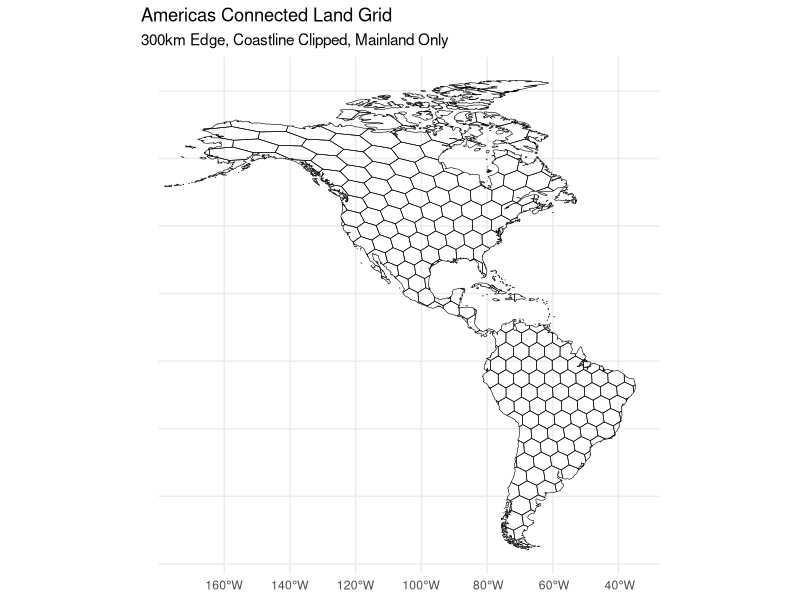

Write the R code that produced this figure. (Note: this script raises an error after producing the figure.)
# 安装缺失的包（如果需要）：
# install.packages(c("sf", "rnaturalearth", "rnaturalearthdata", "dplyr", "spdep", "ggplot2"))

library(sf)
library(rnaturalearth)
library(dplyr)
library(spdep)
library(ggplot2)
library(igraph)

############################ map of the americas ############################

# ==========================================
# 1. 获取地图并进行初步过滤
# ==========================================
# 获取中等精度的全球地图
world <- ne_countries(scale = "medium", returnclass = "sf")

# 筛选南北美洲，并明确剔除格陵兰岛
americas <- world %>%
  filter(continent %in% c("North America", "South America")) %>%
  filter(name != "Greenland")

# 截断东半球部分 (0 ~ 180E)
# 创建一个仅包含西半球的边界框 (xmin = -180, xmax = 0)
# suppressWarnings 是为了避免 sf 提示 attribute spatially constant 的常规警告
bbox_west <- st_bbox(c(xmin = -180, xmax = 0, ymin = -90, ymax = 90), crs = st_crs(4326))
americas_clipped <- st_crop(americas, bbox_west)

# ==========================================
# 2. 投影转换与轮廓合并
# ==========================================
# 使用以美洲为中心的 Lambert Azimuthal Equal Area (LAEA) 投影
# 确保在计算 300km 网格时，物理距离不受纬度变形影响
proj_laea <- "+proj=laea +lon_0=-80 +lat_0=0 +datum=WGS84 +units=m +no_defs"
americas_proj <- st_transform(americas_clipped, proj_laea)

# 将所有国家的多边形合并成一个完整的大陆轮廓
americas_union <- st_union(americas_proj)

# ==========================================
# 3. 生成 300km 边长的正六边形网格
# ==========================================
# 对于正六边形，若边长为 a，那么平行的两条边之间的距离（即 st_make_grid 的 cellsize）为 a * sqrt(3)
a_meters <- 300000 
cell_size <- a_meters * sqrt(3)

# 生成覆盖整个范围的六边形网格 (square = FALSE 表示六边形)
hex_grid <- st_make_grid(americas_union, cellsize = cell_size, square = FALSE)

# 转换为 sf 对象以便后续操作
hex_sf <- st_as_sf(data.frame(id = 1:length(hex_grid)), geometry = hex_grid)

# ==========================================
# 4. 海岸线截断 (Clipping)
# ==========================================
# 只保留与大陆相交的网格，并沿着海岸线精准截断
hex_clipped <- st_intersection(hex_sf, americas_union) %>%
  st_cast("MULTIPOLYGON") # 统一几何类型，避免出现意外的点或线段

# ==========================================
# 5. 确保 100% 连通并过滤孤立岛屿
# ==========================================
# 计算当前所有网格之间的邻居关系 (基于边界接触)
nb <- poly2nb(hex_clipped)

# 查找空间图中的独立连通分支
comp <- n.comp.nb(nb)

# 找到包含网格数量最多的那个连通分支（即美洲主大陆）
mainland_comp_id <- as.integer(names(which.max(table(comp$comp.id))))

# 过滤掉所有不连通的网格（离岛）
hex_mainland <- hex_clipped[comp$comp.id == mainland_comp_id, ]

# ==========================================
# 6. 坐标系转换与重新编号
# ==========================================
# 转换回 WGS84 经纬度坐标系。这一步将自然产生你要求的“网格随纬度拉伸”的二维视觉效果
hex_final <- st_transform(hex_mainland, 4326) %>%
  mutate(cell_id = 1:n()) %>%
  select(cell_id, geometry) # 整理列，保持清爽

# ==========================================
# 7. 可视化检查
# ==========================================
p <- ggplot() +
  geom_sf(data = hex_final, fill = "transparent", color = "black", size = 0.3) +
  theme_minimal() +
  labs(title = "Americas Connected Land Grid",
       subtitle = "300km Edge, Coastline Clipped, Mainland Only")
print(p)

# ==========================================
# 8. 保存 GeoPackage (GPKG)
# ==========================================
st_write(hex_final, "data/geo/landgrid_americas_300km.gpkg", append = FALSE)


# ==========================================
# 9. 提取并保存 Adjacency Matrix
# ==========================================
# 基于最终的网格重新计算完全连通的邻接关系
nb_final <- poly2nb(hex_final)

# 转换为矩阵格式 (style="B" 表示二进制的 0/1 矩阵，zero.policy=TRUE 防止无邻居报错虽然这里不会发生)
adj_matrix <- nb2mat(nb_final, style = "B", zero.policy = TRUE)

# 设置行列名为真实的 cell_id
rownames(adj_matrix) <- hex_final$cell_id
colnames(adj_matrix) <- hex_final$cell_id

# 保存为 CSV
write.csv(adj_matrix, "data/geo/landgrid-adjmat-americas.csv", row.names = TRUE)



############################ map of the americas and eurasia ############################
# 关闭 S2 球面几何引擎，避免在处理跨越日期线的多边形时出现拓扑报错
sf_use_s2(FALSE)

# ==========================================
# 1. 获取地图并进行“太平洋中心”重构
# ==========================================
# 获取全球地图
world <- ne_countries(scale = "medium", returnclass = "sf")

# 核心技巧：将地图向右平移，使得地图中心从 0° 移至 150°W (太平洋)
# 这样大西洋将成为地图的边缘，而白令海峡将处于地图中间位置
shift <- 150
world_pacific <- world %>%
  st_break_antimeridian(lon_0 = shift)

# 筛选大洲，剔除格陵兰岛等碎岛
target_continents <- c("North America", "South America", "Europe", "Asia")
islands_to_remove <- c("Greenland", "United Kingdom", "Ireland", "Japan", "Iceland", 
                       "Madagascar", "Taiwan", "Philippines", "Indonesia", "Sri Lanka")

land_mass <- world_pacific %>%
  filter(continent %in% target_continents) %>%
  filter(!name %in% islands_to_remove)

# ==========================================
# 2. 投影转换：使用等面积投影
# ==========================================
# 为了计算 300km 网格，我们需要一个平面投影。
# 既然要看白令海峡，使用 Lambert Azimuthal Equal Area (LAEA)，中心设在太平洋
proj_pacific <- "+proj=laea +lat_0=30 +lon_0=-150 +datum=WGS84 +units=m +no_defs"
land_proj <- st_transform(land_mass, proj_pacific)

# 合并轮廓并修复拓扑
land_union <- st_make_valid(st_union(land_proj))

# ==========================================
# 3. 生成 300km 六边形网格
# ==========================================
a_meters <- 300000 
cell_size <- a_meters * sqrt(3)

hex_grid <- st_make_grid(land_union, cellsize = cell_size, square = FALSE)
hex_sf <- st_as_sf(data.frame(id = 1:length(hex_grid)), geometry = hex_grid)

# ==========================================
# 4. 海岸线截断 (提取 Polygon 避免 Point/Line 报错)
# ==========================================
cat("正在沿海岸线截断网格（太平洋中心模式）...\n")
hex_clipped <- st_intersection(st_make_valid(hex_sf), land_union) %>%
  st_collection_extract(type = "POLYGON") %>%
  st_cast("MULTIPOLYGON")

# ==========================================
# 5. 过滤岛屿并分配 ID
# ==========================================
nb <- poly2nb(hex_clipped)
comp <- n.comp.nb(nb)
comp_sizes <- table(comp$comp.id)

# 阈值调低：确保通过白令陆桥连接后的超级大陆被保留
main_comp_ids <- as.integer(names(comp_sizes[comp_sizes > 20]))
hex_mainland <- hex_clipped[comp$comp.id %in% main_comp_ids, ] %>%
  mutate(cell_id = 1:n())

# ==========================================
# 6. 提取邻接矩阵 (关键点：此时白令海峡已连通)
# ==========================================
nb_final <- poly2nb(hex_mainland)
adj_matrix <- nb2mat(nb_final, style = "B", zero.policy = TRUE)
rownames(adj_matrix) <- hex_mainland$cell_id
colnames(adj_matrix) <- hex_mainland$cell_id

# 保存邻接矩阵
write.csv(adj_matrix, "data/geo/landgrid-adjmat-global.csv", row.names = TRUE)

# ==========================================
# 7. 可视化与保存
# ==========================================
# 为了可视化，我们转换到一个专门展示太平洋中心的 Robinson 投影
p <- ggplot() +
  geom_sf(data = hex_mainland, fill = "gray90", color = "darkred", linewidth = 0.1) +
  theme_minimal() +
  labs(title = "Pacific-Centric Land Grid (300km)",
       subtitle = "Connected via Beringia | Africa-Eurasia-Americas")

print(p)

# 保存 GPKG
st_write(hex_mainland, "data/geo/landgrid_global_300km.gpkg", append = FALSE)


##### from adjmat to distmat
# 1. 从邻接矩阵构建图网络对象
# mode = "undirected" 因为网格连通性是双向的
# diag = FALSE 忽略自己到自己的连接（对角线为0）
g <- graph_from_adjacency_matrix(adj_matrix, mode = "undirected", diag = FALSE)

# 2. 计算最短路径距离矩阵 (Cost Matrix)
# weights = NA 非常关键！它强制算法忽略任何潜在的权重，将每一次跨越格子严格计为 1 步 (整数步)
cost_matrix <- distances(g, weights = NA)

# 3. 整理输出格式，以匹配你下游的 MPR 代码
# 确保列名和行名与网格 ID 一致（或者根据你的需求清空它们）
# dimnames(cost_matrix) <- NULL # 如果你的后续代码不需要 dimnames，可以取消这行的注释

# 保存为你需要的 costmat 文件
write.csv(cost_matrix, "data/geo/landgrid-distmat-steps-global.csv", row.names = FALSE)


############################ map of africa and eurasia ############################
world <- ne_countries(scale = "medium", returnclass = "sf")

# 安全裁切框：避开白令海峡 180度经线
bbox_safe <- st_bbox(c(xmin = -20, xmax = 170, ymin = -40, ymax = 90), crs = st_crs(4326))
world_safe <- suppressWarnings(st_crop(world, bbox_safe))

# ==========================================
# 修改点 1：定义纯净大陆提取函数，从根源剔除所有离岛
# ==========================================
# 该函数会将拼合后的大陆打散成独立的多边形，并强制只保留面积最大的那一块。
# 这会完美剔除印尼群岛、日本、英国、马达加斯加以及北极的所有破碎岛屿，但保留马六甲半岛等陆上延伸。
get_mainland_polygon <- function(sf_obj) {
  sf_obj %>%
    st_union() %>%
    st_make_valid() %>% 
    st_cast("POLYGON") %>%
    st_as_sf() %>%
    mutate(area = as.numeric(st_area(x))) %>%
    arrange(desc(area)) %>%
    slice(1) %>%
    st_geometry()
}

# 精准分离出两块纯净的“主大陆”轮廓
africa_outline <- world_safe %>% filter(continent == "Africa") %>% get_mainland_polygon()
eurasia_outline <- world_safe %>% filter(continent %in% c("Europe", "Asia")) %>% get_mainland_polygon()

# ==========================================
# 2. 投影转换与生成通用底层网格 (Universal Grid)
# ==========================================
proj_laea <- "+proj=laea +lon_0=50 +lat_0=30 +datum=WGS84 +units=m +no_defs"

africa_laea <- st_transform(africa_outline, proj_laea)
eurasia_laea <- st_transform(eurasia_outline, proj_laea)

# 合并以获取范围
combined_laea <- st_union(africa_laea, eurasia_laea)

# 生成一个覆盖全体的“统一制式”网格
a_meters <- 200000 
cell_size <- a_meters * sqrt(3)
universal_grid <- st_make_grid(combined_laea, cellsize = cell_size, square = FALSE)
universal_sf <- st_as_sf(data.frame(id = 1:length(universal_grid)), geometry = universal_grid)

# ==========================================
# 3. 独立裁切 
# ==========================================
africa_hex <- suppressWarnings(st_intersection(universal_sf, africa_laea)) %>% 
  st_cast("MULTIPOLYGON")
eurasia_hex <- suppressWarnings(st_intersection(universal_sf, eurasia_laea)) %>% 
  st_cast("MULTIPOLYGON")

# ==========================================
# 4. 独立过滤（作为二次保险，清洗切边可能产生的小碎块）
# ==========================================
filter_mainland <- function(hex_sf) {
  nb <- poly2nb(hex_sf)
  comp <- n.comp.nb(nb)
  mainland_id <- as.integer(names(which.max(table(comp$comp.id))))
  return(hex_sf[comp$comp.id == mainland_id, ])
}

africa_mainland <- filter_mainland(africa_hex)
eurasia_mainland <- filter_mainland(eurasia_hex)

# ==========================================
# 5. 合并组装与最终清洗
# ==========================================
afroeurasia_combined <- bind_rows(
  africa_mainland %>% mutate(continent = "Africa"),
  eurasia_mainland %>% mutate(continent = "Eurasia")
)

# 转回 4326 并分配最终唯一的 cell_id
afroeurasia_final <- st_transform(afroeurasia_combined, 4326) %>%
  mutate(cell_id = 1:n()) %>%
  select(cell_id, continent) 

# ==========================================
# 6. 可视化检查
# ==========================================
p <- ggplot() +
  geom_sf(data = afroeurasia_final, aes(fill = continent), color = "black", linewidth = 0.3, alpha = 0.5) +
  scale_fill_manual(values = c("Africa" = "#E69F00", "Eurasia" = "#56B4E9")) +
  theme_minimal() +
  labs(title = "Afro-Eurasia Landgrid (Islands Removed)",
       subtitle = "Gibraltar & Bab-el-Mandeb connected in Adjacency Matrix")
print(p)

# ==========================================
# 7. 计算高精度的拓扑邻接矩阵 (Adjacency Matrix)
# ==========================================
# 修改点 2：放宽容差，使得海峡两岸的网格可以强行握手
# 将 snap 设定为 35000 (35km)。
# 曼德海峡(~26km) 和 直布罗陀海峡(~14km) 将会被判定为邻居。
# 而红海主体部分(>200km) 远大于这个容差，绝对不会发生错误连通。
afroeurasia_laea_final <- st_transform(afroeurasia_final, proj_laea)
nb_final <- poly2nb(afroeurasia_laea_final, snap = 35000)

adj_matrix <- nb2mat(nb_final, style = "B", zero.policy = TRUE)
rownames(adj_matrix) <- afroeurasia_final$cell_id
colnames(adj_matrix) <- afroeurasia_final$cell_id

g <- graph_from_adjacency_matrix(adj_matrix, mode = "undirected", diag = FALSE)
cost_matrix <- distances(g)

# 保存文件
st_write(afroeurasia_final, "data/geo/landgrid_afroeurasia_200km.gpkg", append = FALSE)
write.csv(adj_matrix, "data/geo/landgrid-adjmat-afroeurasia_200km.csv", row.names = TRUE)
write.csv(adj_matrix, "data/geo/landgrid-adjmat-afroeurasia_200km_norownames.csv", row.names = FALSE)
write.csv(cost_matrix, "data/geo/landgrid-distmat-afroeurasia_200km.csv", row.names = TRUE)





############################ map of southern asia ############################
world <- ne_countries(scale = "medium", returnclass = "sf")

# ==========================================
# 1. 提取整个亚洲主大陆 (到里海/乌拉尔山一线)
# ==========================================
# 定义提纯函数：打碎所有不相连的区块，按面积倒序排列，只保留最大的那一块纯净大陆
get_mainland_polygon <- function(sf_obj) {
  sf_obj %>%
    st_union() %>%
    st_make_valid() %>% 
    st_cast("POLYGON") %>%
    st_as_sf() %>%
    mutate(area = as.numeric(st_area(x))) %>%
    arrange(desc(area)) %>%
    slice(1) %>%
    st_geometry()
}

# 使用边界框精准控制西侧边界。
# xmin = 45 刚好切在里海和高加索山脉。
# 【注】：如果你后续的模拟需要中东作为连接非洲的“走廊”（如苏伊士地峡），请将 xmin 改为 30。
bbox_asia <- st_bbox(c(xmin = 55, xmax = 125, ymin = -15, ymax = 50), crs = st_crs(4326))

world_cropped <- suppressWarnings(st_crop(world, bbox_asia))

# 提取并提纯（这会把日本、印尼、马来群岛等所有没有陆地相连的岛屿全部物理剔除）
asia_outline <- world_cropped %>% 
  filter(continent %in% c("Asia", "Europe")) %>% 
  get_mainland_polygon()

# ==========================================
# 2. 投影转换与生成底层网格
# ==========================================
# 将投影中心点移动到亚洲腹地 (约新疆/中亚)，让大范围网格变形最小化
proj_laea <- "+proj=laea +lon_0=90 +lat_0=45 +datum=WGS84 +units=m +no_defs"

asia_laea <- st_transform(asia_outline, proj_laea)

a_meters <- 150000    # 150km
cell_size <- a_meters * sqrt(3)
universal_grid <- st_make_grid(asia_laea, cellsize = cell_size, square = FALSE)
universal_sf <- st_as_sf(data.frame(id = 1:length(universal_grid)), geometry = universal_grid)

# ==========================================
# 3. 独立裁切 (已彻底解决 POINT 报错)
# ==========================================
asia_inter <- suppressWarnings(st_intersection(universal_sf, asia_laea))

# 使用 st_collection_extract 专门抽取出所有的 Polygon（面），丢弃相切产生的点和线
asia_hex <- st_collection_extract(asia_inter, "POLYGON") %>% 
  st_cast("MULTIPOLYGON")

# ==========================================
# 4. 清洗组装与格式化
# ==========================================
asia_final <- st_transform(asia_hex, 4326) %>%
  mutate(
    cell_id = 1:n(),
    region = "Asia Mainland" 
  ) %>%
  select(cell_id, region) 

# ==========================================
# 5. 可视化检查
# ==========================================
p <- ggplot() +
  geom_sf(data = asia_final, aes(fill = region), color = "black", linewidth = 0.3, alpha = 0.5) +
  scale_fill_manual(values = c("Asia Mainland" = "#D55E00")) + 
  theme_minimal() +
  labs(title = "Asian Mainland Grid (150km)",
       subtitle = "Extended westward to the Caspian Sea, all islands removed")
print(p)

# ==========================================
# 6. 计算高精度的拓扑邻接矩阵和距离矩阵
# ==========================================
asia_laea_final <- st_transform(asia_final, proj_laea)

# 因为所有海岛都去掉了，网格之间全是硬连接，snap 保持 1000（1公里容差）防微小裂缝即可
nb_final <- poly2nb(asia_laea_final, snap = 1000)

adj_matrix <- nb2mat(nb_final, style = "B", zero.policy = TRUE)
rownames(adj_matrix) <- asia_final$cell_id
colnames(adj_matrix) <- asia_final$cell_id

g <- graph_from_adjacency_matrix(adj_matrix, mode = "undirected", diag = FALSE)
cost_matrix <- distances(g)

# ==========================================
# 7. 导出数据
# ==========================================
st_write(asia_final, "data/geo/landgrid_asia_150km.gpkg", append = FALSE)
write.csv(adj_matrix, "data/geo/landgrid-adjmat-asia_150km.csv", row.names = TRUE)
write.csv(adj_matrix, "data/geo/landgrid-adjmat-asia_150km_norownames.csv", row.names = FALSE)
write.csv(cost_matrix, "data/geo/landgrid-distmat-asia_150km.csv", row.names = TRUE)
